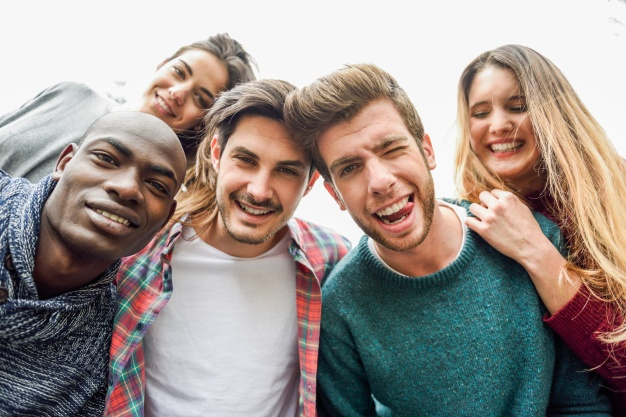
#> input picture ImagenesInput/foto01.jpg, 626 x 417 px; its folder holds only this picture in this run
$ python semana3.py
#> lines starting #> are read from the running program, lines starting #| are printed output that depends on the picture; after the words box and inside, x2 and y2 are one past the last pixel; in counts of white or black regions, pixels touching at a corner belong together
import numpy as np

import cv2

import os
def get_filepaths(directory) :
#> called with directory = 'imagenesInput'
  file_paths= [] #lista que almacenara las rutas
#crear rutas
  for root, directories, files in os.walk(directory):
   for filename in files:
     filepath = os.path.join(root, filename )
     file_paths.append(filepath)
  return file_paths
full_file_paths =get_filepaths("imagenesInput")

face_cascade =cv2.CascadeClassifier('haarcascades\haarcascade_frontalface_alt.xml')
eye_cascade =cv2.CascadeClassifier('haarcascades\haarcascade_eye.xml')

i=1

for path in full_file_paths:
  print(path)
  img=cv2.imread(path)
#> img is the input picture: shape (417, 626, 3); mean B, G, R 140.7, 146.1, 156
  gray=cv2.cvtColor(img, cv2.COLOR_BGR2GRAY )
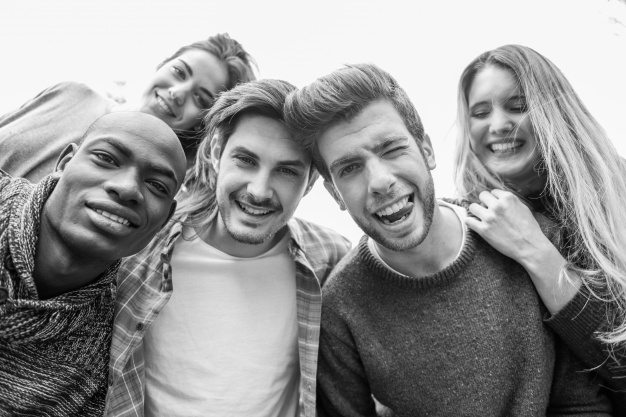
#> gray: shape (417, 626); min 1, max 255, mean 148.4
  faces=face_cascade.detectMultiScale(gray, 1.3, 5)
#> faces = [[453, 71, 95, 95], [217, 129, 95, 95]]

  for(x,y,w,h) in faces:
     cv2.rectangle(img,(x,y),(x+w,y+h) ,(125,255,0),2)
     rol_gray = gray[y:y+h,x:x+w]
     rol_color = img[y:y+h,x:x+w]

     eyes=eye_cascade.detectMultiScale(rol_gray)

     for(ex,ey,ew,eh) in eyes:
      cv2.rectangle(rol_color,(ex,ey),(ex+ew,ey+eh),(0,255,0),2)
#> this loop made 2 passes
#> (x, y, w, h, eyes) on passes 1 to 2: (453, 71, 95, 95, [[14, 23, 32, 32]]), (217, 129, 95, 95, [[13, 14, 33, 33], [55, 30, 25, 25]])
#> pass 1, `rol_gray = gray[y:y+h,x:x+w]`:
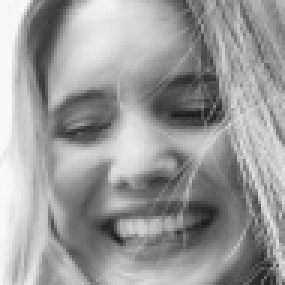
#> rol_gray: shape (95, 95) (shown 3 times larger); min 25, max 250, mean 155.2
#> pass 1, `rol_color = img[y:y+h,x:x+w]`:
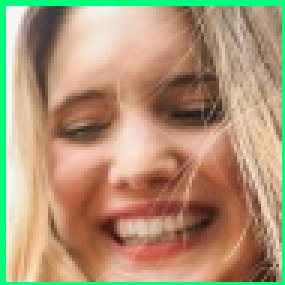
#> rol_color: shape (95, 95, 3) (shown 3 times larger); mean B, G, R 118.5, 149.8, 174
#> pass 2, `rol_gray = gray[y:y+h,x:x+w]`:
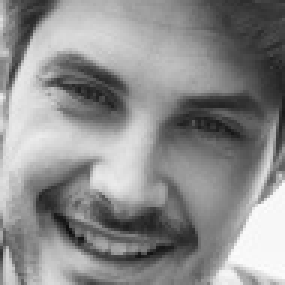
#> rol_gray: shape (95, 95) (shown 3 times larger); min 14, max 252, mean 140.4
#> pass 2, `rol_color = img[y:y+h,x:x+w]`:
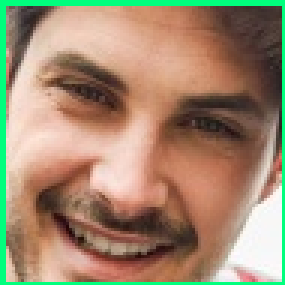
#> rol_color: shape (95, 95, 3) (shown 3 times larger); mean B, G, R 111.6, 137.9, 160.6
#> after the loop:
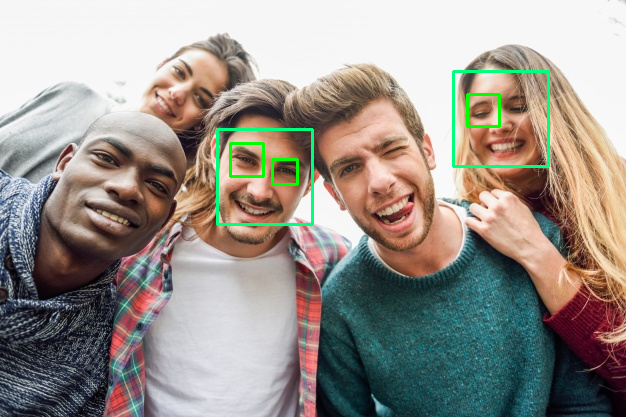
#> img: shape (417, 626, 3); 1.28% of pixels changed, all inside (x1, y1, x2, y2) = (216, 70, 550, 226)
#> after the loop:
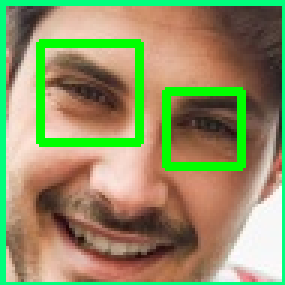
#> rol_color: shape (95, 95, 3) (shown 3 times larger); 7.62% of pixels changed, all inside (x1, y1, x2, y2) = (12, 13, 82, 57)

  cv2.imshow('img'+ str(i),img)
  cv2.imwrite("imagenesOutput/img-"+str(i) +".jpg",img)
  i    = 1    +   1

$ run again, on ImagenesInput/foto02.png
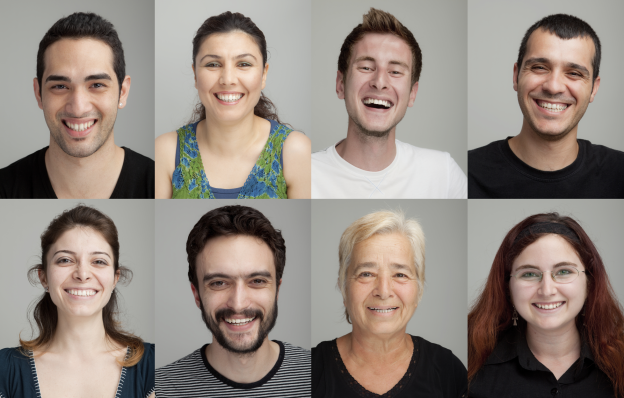
#> input picture ImagenesInput/foto02.png, 624 x 398 px
#> img is the input picture: shape (398, 624, 3); mean B, G, R 125.6, 133.6, 144.5
#> faces = [[189, 32, 79, 79], [44, 229, 79, 79], [340, 241, 86, 86], [503, 239, 86, 86], [339, 35, 83, 83], [510, 34, 92, 92], [26, 44, 104, 104], [188, 240, 101, 101]]
#> the loop `for(x,y,w,h) in faces:` made 8 passes
#> (x, y, w, h, eyes) on passes 1 to 7: (189, 32, 79, 79, [[12, 20, 23, 23], [42, 20, 24, 24]]), (44, 229, 79, 79, [[8, 20, 23, 23], [44, 23, 21, 21]]), (340, 241, 86, 86, [[14, 21, 26, 26], [47, 23, 24, 24]]), (503, 239, 86, 86, [[49, 22, 23, 23], [15, 25, 22, 22]]), (339, 35, 83, 83, [[44, 27, 22, 22], [17, 20, 26, 26]]), (510, 34, 92, 92, [[17, 19, 28, 28]]), (26, 44, 104, 104, [[58, 30, 24, 24], [21, 32, 25, 25]])
#> after the loop `for(x,y,w,h) in faces:`:
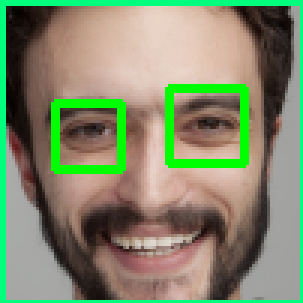
#> rol_color: shape (101, 101, 3) (shown 3 times larger); mean B, G, R 107.7, 138.1, 129.3
#> after the loop `for(x,y,w,h) in faces:`:
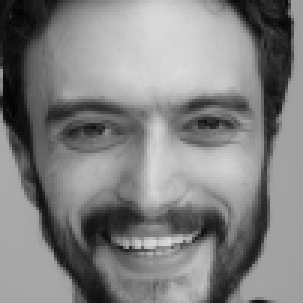
#> rol_gray: shape (101, 101) (shown 3 times larger); min 2, max 218, mean 129.2

$ run again, on ImagenesInput/foto03.gif
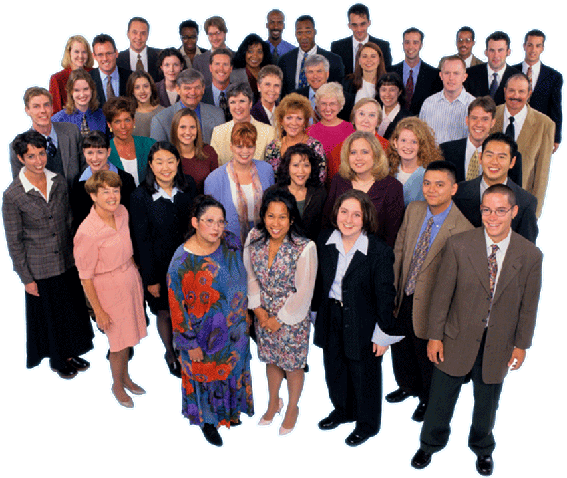
#> input picture ImagenesInput/foto03.gif, 567 x 478 px
#> img is the input picture: shape (478, 567, 3); mean B, G, R 132.2, 131.3, 147
#> `gray=cv2.cvtColor(img, cv2.COLOR_BGR2GRAY )`:
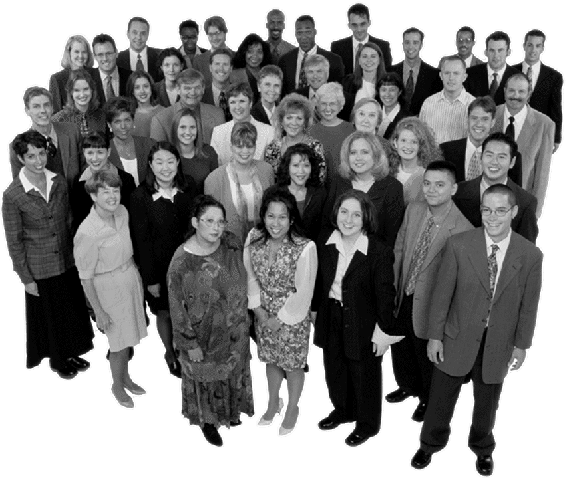
#> gray: shape (478, 567); min 0, max 255, mean 136.1
#> faces = [[129, 77, 25, 25], [28, 95, 29, 29], [263, 206, 29, 29], [149, 150, 32, 32], [416, 170, 37, 37], [476, 139, 41, 41], [474, 194, 41, 41]]
#> the loop `for(x,y,w,h) in faces:` made 7 passes
#> after the loop `for(x,y,w,h) in faces:`:
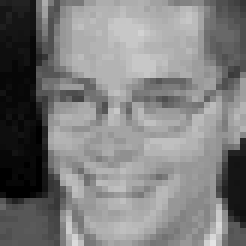
#> rol_gray: shape (41, 41) (shown 6 times larger); min 0, max 228, mean 125.2
